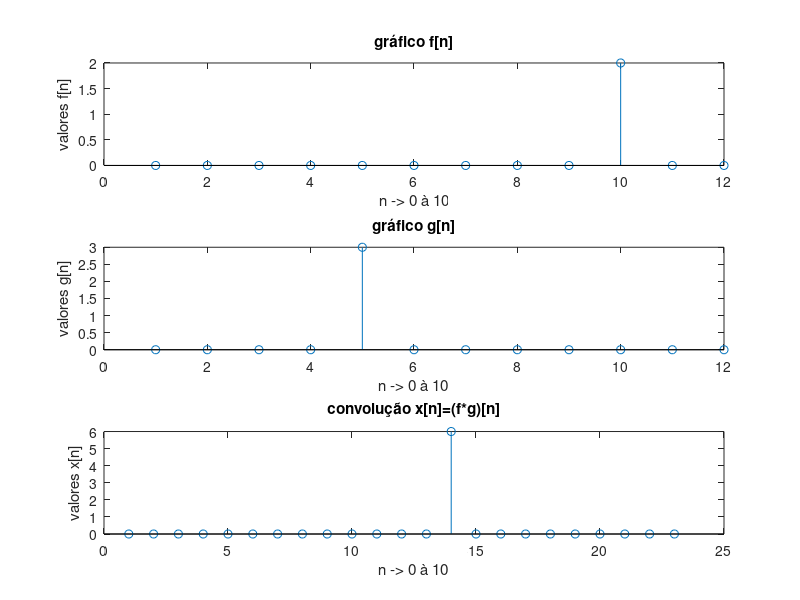

Here is the MATLAB script that generated this plot:
#calculando apenas para valores positivos de n
f_n = [0 0 0 0 0 0 0 0 0 2 0 0]
g_n = [0 0 0 0 3 0 0 0 0 0 0 0]

subplot(311)
stem(f_n)
xlabel (sprintf ("n -> 0 à 10"));
ylabel (sprintf ("valores f[n]"));
title (sprintf ("gráfico f[n]"));

subplot(312)
stem(g_n)
xlabel (sprintf ("n -> 0 à 10"));
ylabel (sprintf ("valores g[n]"));
title (sprintf ("gráfico g[n]"));
x_n = conv(f_n,g_n)
subplot(313)
stem(x_n)
xlabel (sprintf ("n -> 0 à 10"));
ylabel (sprintf ("valores x[n]"));
title (sprintf ("convolução x[n]=(f*g)[n]"));
